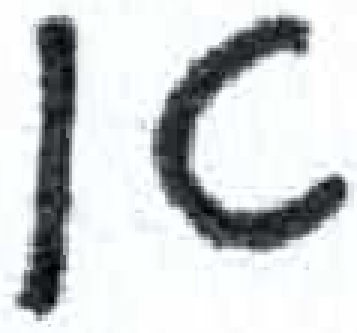
#> input picture Dovid/0_189.png, 119 x 111 px (shown 3 times larger)
$ python -i image_generation.py   (imports and definitions only)
#> lines starting #> are read from the running program, lines starting #| are printed output that depends on the picture
#> further down, picture is the input picture: PIL image 119x111 RGB; mean R, G, B 206.4, 209.7, 210.9

import cv2
import numpy as np
from PIL import Image, ImageChops
from skimage.util import random_noise
from skimage.util import img_as_float


def add_noise(img, amount = .2, salt_vs_pepper = .95):
    im_float = img_as_float(img)
    im_noise = random_noise(im_float, mode='s&p', amount=.2,salt_vs_pepper=.95)
    im_noise = Image.fromarray((im_noise * 255).astype(np.uint8))
    # change the image to black and white
    im_noise = im_noise.convert('L')
    return im_noise

def image_affine(image, intensity = 30):
#> called with intensity = 30
    width, height = image.size
#> width = 119; height = 111
    width, height = image.size

    # inverts the image. This is done because the background is white and the text is black
    # and editing the image with the background as black and the text as white is easier
    im = ImageChops.invert(image)
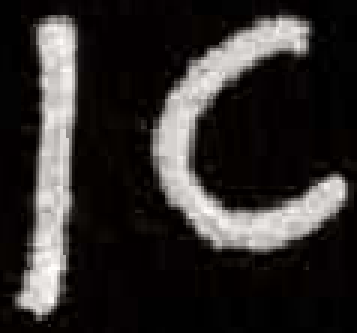
#> im: PIL image 119x111 RGB (shown 3 times larger); mean R, G, B 48.6, 45.3, 44.1

    # turn im into cv2 image in order to use cv2 functions
    im = np.array(im)
    im = cv2.cvtColor(im, cv2.COLOR_RGB2BGR)
#> im: shape (111, 119, 3)

    # these three points represent three corners of the image (top left, top right, bottom left)
    pt1 = np.float32([[0,0],[width,0],[0,height]])
#> pt1 = [[0, 0], [119, 0], [0, 111]]

    # choose random points based on the intensity parameter
    pt2 = np.float32([[np.random.randint(0, intensity),np.random.randint(0, intensity)],
                      [np.random.randint(width-intensity, width),np.random.randint(0, intensity)],
                      [np.random.randint(0, intensity),np.random.randint(height-intensity, height)]])
#> pt2 = [[12, 15], [110, 0], [3, 108]]

    M = cv2.getAffineTransform(pt1, pt2)
    rows, cols, ch = im.shape
#> rows = 111
    dst = cv2.warpAffine(im, M, (cols, rows))
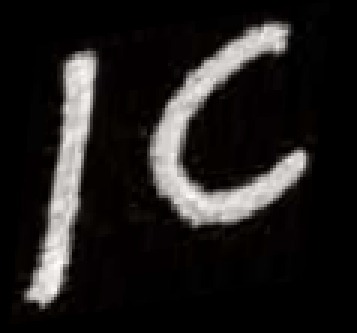
#> dst: shape (111, 119, 3) (shown 3 times larger); mean B, G, R 30, 30.8, 33


    return cv2.bitwise_not(dst)
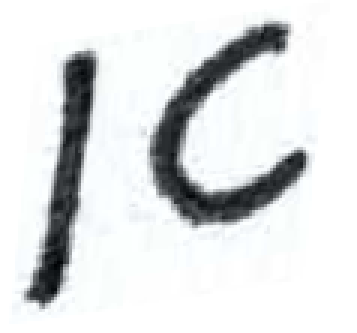
#> returned value: shape (111, 119, 3) (shown 3 times larger); mean of channels 0, 1, 2 225, 224.2, 222; drawn as B, G, R

def image_generator(image, im_num = 1, intensity = 30, noise = True, affine = True, noise_amount = .2, salt_vs_pepper = .95):
    # im_num is the number of images you want to generate
    # intensity is the intensity of the affine transformation
    # noise is a boolean that determines whether or not to add noise to the image
    # affine is a boolean that determines whether or not to apply an affine transformation to the image
    images = []
    for i in range(im_num):
        if affine == True:
            image = image_affine(image, intensity)
        if noise == True:
            image = add_noise(image, noise_amount, salt_vs_pepper)
        images.append(image)

    return images

>>> from PIL import Image
>>> picture = Image.open('0_189.png')
>>> result = image_affine(picture)
